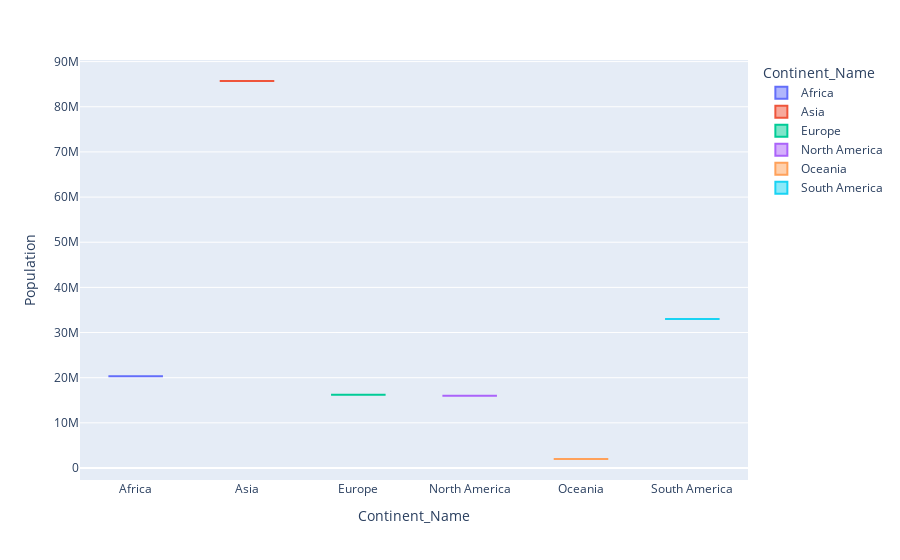

Here is the notebook cell this chart was saved with:
### Code cell
px.violin(whisker_data1, x = 'Continent_Name', y = metricc, color = "Continent_Name")

### Figure 1 — Plotly figure (JSON) as saved in the notebook; plotly's stock layout.template omitted (floating-point values rounded to 4 significant figures)
{"data": [{"alignmentgroup": "True", "box": {"visible": false}, "hovertemplate": "Continent_Name=%{x}<br>Population=%{y}<extra></extra>", "legendgroup": "Africa", "marker": {"color": "#636efa"}, "name": "Africa", "offsetgroup": "Africa", "orientation": "v", "scalegroup": "True", "showlegend": true, "type": "violin", "x": ["Africa"], "x0": " ", "xaxis": "x", "y": [20300000.0], "y0": " ", "yaxis": "y"}, {"alignmentgroup": "True", "box": {"visible": false}, "hovertemplate": "Continent_Name=%{x}<br>Population=%{y}<extra></extra>", "legendgroup": "Asia", "marker": {"color": "#EF553B"}, "name": "Asia", "offsetgroup": "Asia", "orientation": "v", "scalegroup": "True", "showlegend": true, "type": "violin", "x": ["Asia"], "x0": " ", "xaxis": "x", "y": [85710000.0], "y0": " ", "yaxis": "y"}, {"alignmentgroup": "True", "box": {"visible": false}, "hovertemplate": "Continent_Name=%{x}<br>Population=%{y}<extra></extra>", "legendgroup": "Europe", "marker": {"color": "#00cc96"}, "name": "Europe", "offsetgroup": "Europe", "orientation": "v", "scalegroup": "True", "showlegend": true, "type": "violin", "x": ["Europe"], "x0": " ", "xaxis": "x", "y": [16220000.0], "y0": " ", "yaxis": "y"}, {"alignmentgroup": "True", "box": {"visible": false}, "hovertemplate": "Continent_Name=%{x}<br>Population=%{y}<extra></extra>", "legendgroup": "North America", "marker": {"color": "#ab63fa"}, "name": "North America", "offsetgroup": "North America", "orientation": "v", "scalegroup": "True", "showlegend": true, "type": "violin", "x": ["North America"], "x0": " ", "xaxis": "x", "y": [15980000.0], "y0": " ", "yaxis": "y"}, {"alignmentgroup": "True", "box": {"visible": false}, "hovertemplate": "Continent_Name=%{x}<br>Population=%{y}<extra></extra>", "legendgroup": "Oceania", "marker": {"color": "#FFA15A"}, "name": "Oceania", "offsetgroup": "Oceania", "orientation": "v", "scalegroup": "True", "showlegend": true, "type": "violin", "x": ["Oceania"], "x0": " ", "xaxis": "x", "y": [1991000.0], "y0": " ", "yaxis": "y"}, {"alignmentgroup": "True", "box": {"visible": false}, "hovertemplate": "Continent_Name=%{x}<br>Population=%{y}<extra></extra>", "legendgroup": "South America", "marker": {"color": "#19d3f3"}, "name": "South America", "offsetgroup": "South America", "orientation": "v", "scalegroup": "True", "showlegend": true, "type": "violin", "x": ["South America"], "x0": " ", "xaxis": "x", "y": [33000000.0], "y0": " ", "yaxis": "y"}], "layout": {"legend": {"title": {"text": "Continent_Name"}, "tracegroupgap": 0}, "margin": {"t": 60}, "violinmode": "overlay", "xaxis": {"anchor": "y", "categoryarray": ["Africa", "Asia", "Europe", "North America", "Oceania", "South America"], "categoryorder": "array", "domain": [0, 1], "title": {"text": "Continent_Name"}}, "yaxis": {"anchor": "x", "domain": [0, 1], "title": {"text": "Population"}}}}
